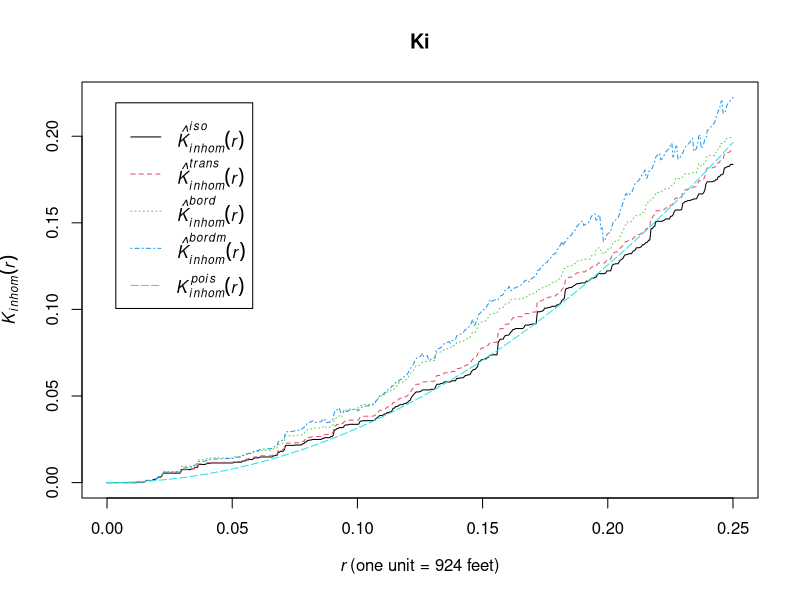
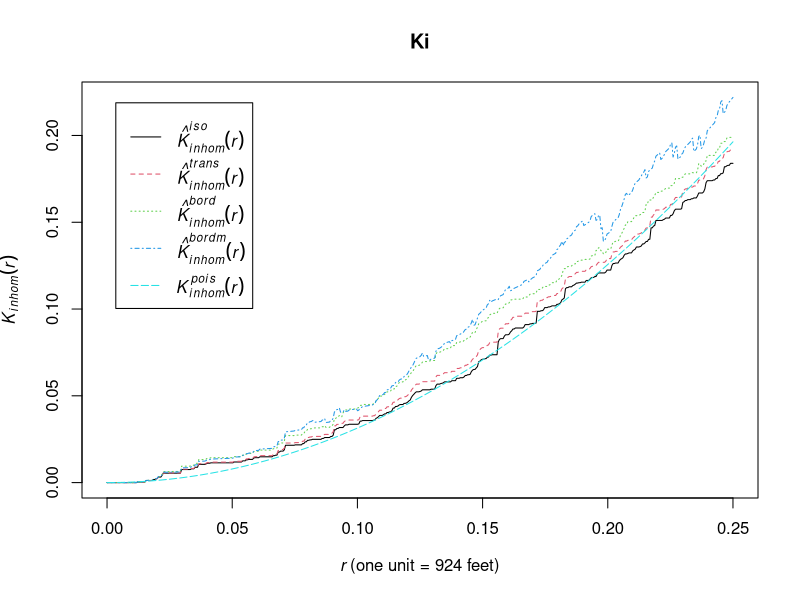
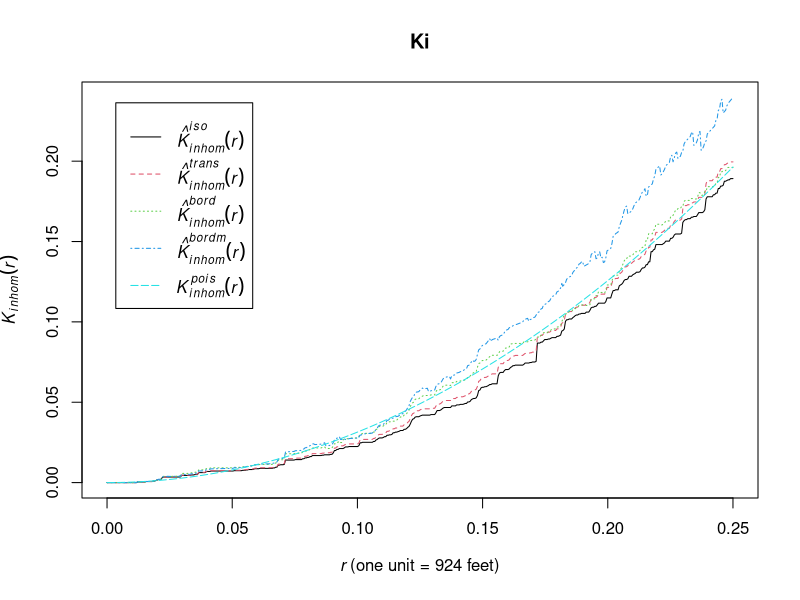
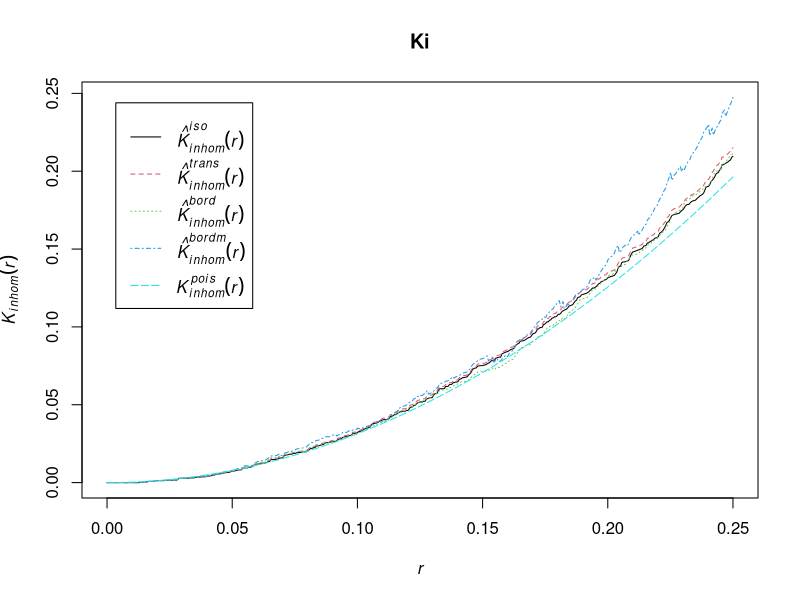

Reproduce these figures in R, in order.
library(spatstat)


### Name: Kinhom
### Title: Inhomogeneous K-function
### Aliases: Kinhom
### Keywords: spatial nonparametric

### ** Examples

  # inhomogeneous pattern of maples
  X <- unmark(split(lansing)$maple)
  ## Don't show: 
     sub <- sample(c(TRUE,FALSE), npoints(X), replace=TRUE, prob=c(0.1,0.9))
     X <- X[sub]
  
## End(Don't show)

  # (1) intensity function estimated by model-fitting
  # Fit spatial trend: polynomial in x and y coordinates
  fit <- ppm(X, ~ polynom(x,y,2), Poisson())
  # (a) predict intensity values at points themselves,
  #     obtaining a vector of lambda values
  lambda <- predict(fit, locations=X, type="trend")
  # inhomogeneous K function
  Ki <- Kinhom(X, lambda)
  plot(Ki)
  # (b) predict intensity at all locations,
  #     obtaining a pixel image
  lambda <- predict(fit, type="trend")
  Ki <- Kinhom(X, lambda)
  plot(Ki)

  # (2) intensity function estimated by heavy smoothing
  Ki <- Kinhom(X, sigma=0.1)
  plot(Ki)

  # (3) simulated data: known intensity function
  lamfun <- function(x,y) { 50 + 100 * x }
  # inhomogeneous Poisson process
  Y <- rpoispp(lamfun, 150, owin())
  # inhomogeneous K function
  Ki <- Kinhom(Y, lamfun)
  plot(Ki)

  # How to make simulation envelopes:
  #      Example shows method (2)
  ## Not run: 
##D   smo <- density.ppp(X, sigma=0.1)
##D   Ken <- envelope(X, Kinhom, nsim=99,
##D                   simulate=expression(rpoispp(smo)),
##D                   sigma=0.1, correction="trans")
##D   plot(Ken)
##D   
## End(Not run)
